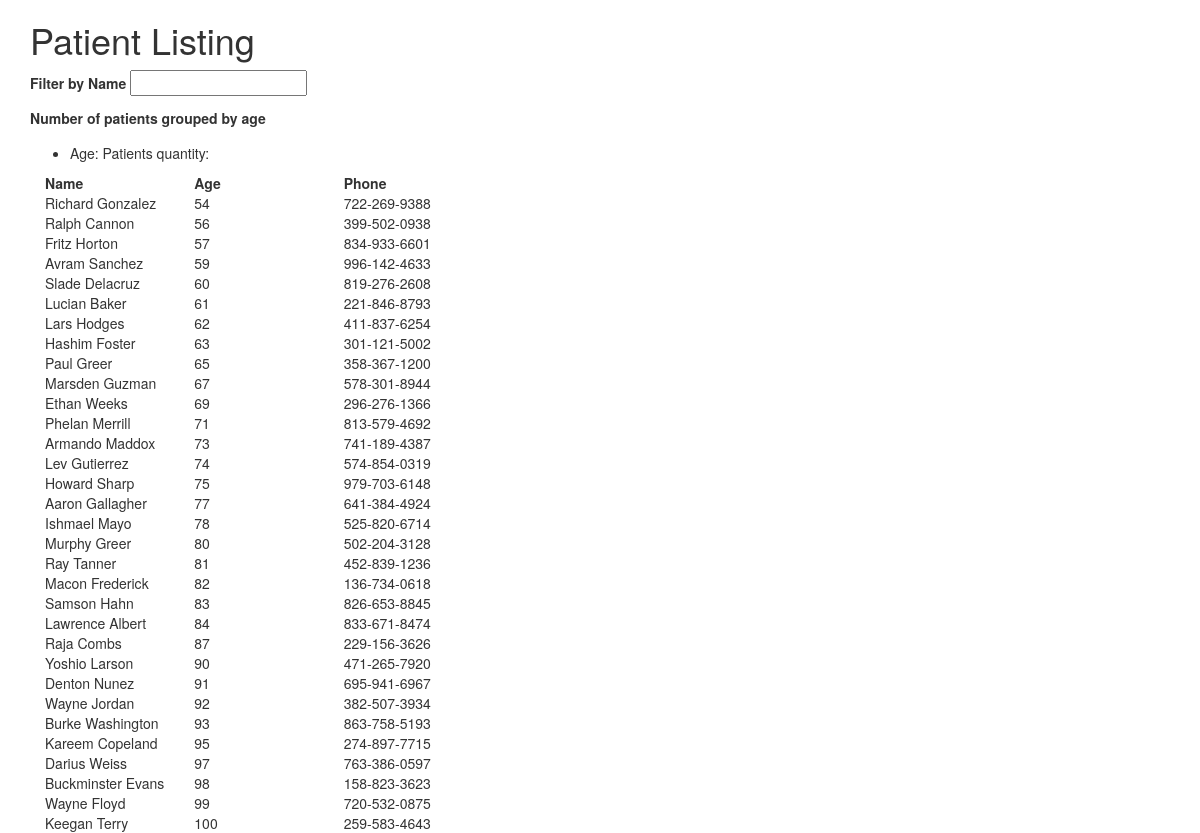
The page / on the database its author committed.
### tables this page shows
CREATE TABLE `patients` (
  `patient_id` bigint(11) unsigned NOT NULL AUTO_INCREMENT,
  `patient_name` varchar(255) NOT NULL DEFAULT '',
  `patient_phone` varchar(100) NOT NULL DEFAULT '',
  `patient_age` int(3) NOT NULL,
  PRIMARY KEY (`patient_id`)
);

### core/base.php (called while the page is built, shortened)
<?php
class base
{
    public function __construct()
    {
        $settings = parse_ini_file('config.php', TRUE);
        $this->db = new mysqli(
            $settings['DB']['host'],
            $settings['DB']['user'],
            $settings['DB']['pass'],
            $settings['DB']['database']
        );
    }
    protected function result_array( $result )
    {
        while($record = $result->fetch_object())
        {
            $result_array[] = $record;
        }
        return $result_array;
    }
}

### models/my_patient.php (called while the page is built, shortened)
<?php
class my_patient extends patient
{
    public function list_by_age_grouped()
    {
        $result_array = array();
        $result = $this->db->query('select * from patients where patient_age >= 50 group by patient_age');
        return parent::result_array($result);
    }
}

### index.php (the view, shortened to what this page needs)
<?php
include 'models/my_patient.php';
$patient_model = new my_patient();
$patients = $patient_model->list_by_age_grouped();
?>
<!doctype html>
<html lang="en">
<head>
    <link rel="stylesheet" href="src/css/bootstrap.min.css">
</head>
<body>
    <div class="container">
        <h1>Patient Listing</h1>
        <p>
            <label for="inputFilter">Filter by Name</label>
            <input id="inputFilter" type="text" name="patient_filter" />
        </p>
        <p>
            <label for="inputFilter">Number of patients grouped by age</label>
            <ul>
                <li><span>Age:  </span><span>Patients quantity: </span></li>
            </ul>
        </p>
        <table id="table">
            <thead>
                <th class="col-xs-4">Name</th>
                <th id="age" class="col-xs-4">Age</th>
                <th class="col-xs-4">Phone</th>
            </thead>
            <tbody>
            <?php foreach($patients as $patient): ?>
                <tr>
                    <td class="col-xs-4"><?php echo $patient->patient_name; ?></td>
                    <td class="col-xs-4 ages"><?php echo $patient->patient_age; ?></td>
                    <td class="col-xs-4"><?php echo $patient->patient_phone; ?></td>
                </tr>
                <?php endforeach; ?>
            </tbody>
        </table>
    </div>
</body>
</html>

### rows shown on the page
patients: patient_name "Richard Gonzalez", patient_age "54", patient_phone "722-269-9388"
patients: patient_name "Ralph Cannon", patient_age "56", patient_phone "399-502-0938"
patients: patient_name "Fritz Horton", patient_age "57", patient_phone "834-933-6601"
patients: patient_name "Avram Sanchez", patient_age "59", patient_phone "996-142-4633"
patients: patient_name "Slade Delacruz", patient_age "60", patient_phone "819-276-2608"
patients: patient_name "Lucian Baker", patient_age "61", patient_phone "221-846-8793"
patients: patient_name "Lars Hodges", patient_age "62", patient_phone "411-837-6254"
patients: patient_name "Hashim Foster", patient_age "63", patient_phone "301-121-5002"
patients: patient_name "Paul Greer", patient_age "65", patient_phone "358-367-1200"
patients: patient_name "Marsden Guzman", patient_age "67", patient_phone "578-301-8944"
patients: patient_name "Ethan Weeks", patient_age "69", patient_phone "296-276-1366"
patients: patient_name "Phelan Merrill", patient_age "71", patient_phone "813-579-4692"
patients: patient_name "Armando Maddox", patient_age "73", patient_phone "741-189-4387"
patients: patient_name "Lev Gutierrez", patient_age "74", patient_phone "574-854-0319"
patients: patient_name "Howard Sharp", patient_age "75", patient_phone "979-703-6148"
patients: patient_name "Aaron Gallagher", patient_age "77", patient_phone "641-384-4924"
patients: patient_name "Ishmael Mayo", patient_age "78", patient_phone "525-820-6714"
patients: patient_name "Murphy Greer", patient_age "80", patient_phone "502-204-3128"
patients: patient_name "Ray Tanner", patient_age "81", patient_phone "452-839-1236"
patients: patient_name "Macon Frederick", patient_age "82", patient_phone "136-734-0618"
patients: patient_name "Samson Hahn", patient_age "83", patient_phone "826-653-8845"
patients: patient_name "Lawrence Albert", patient_age "84", patient_phone "833-671-8474"
patients: patient_name "Raja Combs", patient_age "87", patient_phone "229-156-3626"
patients: patient_name "Yoshio Larson", patient_age "90", patient_phone "471-265-7920"
patients: patient_name "Denton Nunez", patient_age "91", patient_phone "695-941-6967"
patients: patient_name "Wayne Jordan", patient_age "92", patient_phone "382-507-3934"
patients: patient_name "Burke Washington", patient_age "93", patient_phone "863-758-5193"
patients: patient_name "Kareem Copeland", patient_age "95", patient_phone "274-897-7715"
patients: patient_name "Darius Weiss", patient_age "97", patient_phone "763-386-0597"
patients: patient_name "Buckminster Evans", patient_age "98", patient_phone "158-823-3623"
patients: patient_name "Wayne Floyd", patient_age "99", patient_phone "720-532-0875"
patients: patient_name "Keegan Terry", patient_age "100", patient_phone "259-583-4643"
